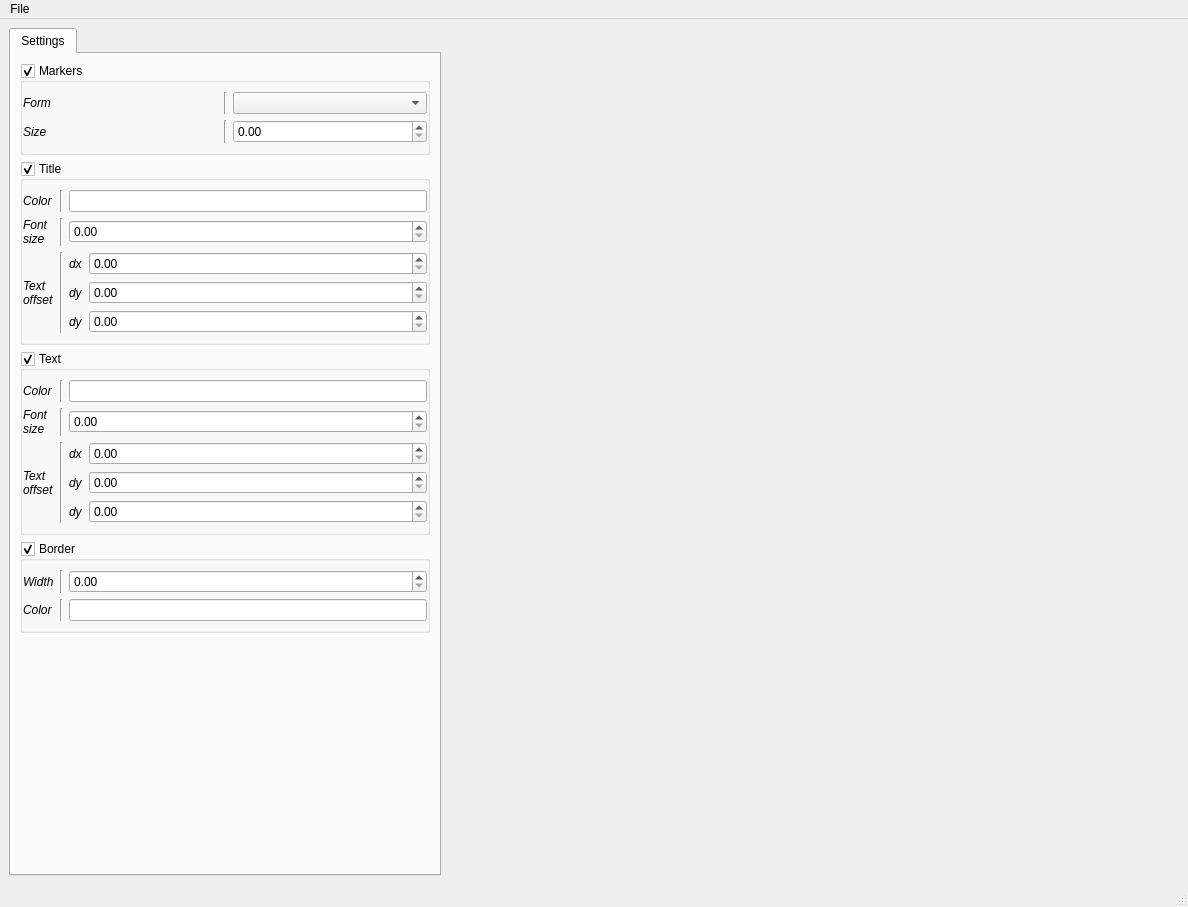
<?xml version="1.0" encoding="UTF-8"?>
<ui version="4.0">
 <class>MainWindow</class>
 <widget class="QMainWindow" name="MainWindow">
  <property name="windowModality">
   <enum>Qt::NonModal</enum>
  </property>
  <property name="enabled">
   <bool>true</bool>
  </property>
  <property name="geometry">
   <rect>
    <x>0</x>
    <y>0</y>
    <width>1188</width>
    <height>907</height>
   </rect>
  </property>
  <property name="font">
   <font>
    <stylestrategy>PreferDefault</stylestrategy>
    <kerning>true</kerning>
   </font>
  </property>
  <property name="windowTitle">
   <string>Topo</string>
  </property>
  <property name="tabShape">
   <enum>QTabWidget::Rounded</enum>
  </property>
  <widget class="QWidget" name="centralwidget">
   <layout class="QHBoxLayout" name="horizontalLayout_2">
    <property name="spacing">
     <number>0</number>
    </property>
    <property name="margin">
     <number>0</number>
    </property>
    <item>
     <widget class="QWidget" name="q_widget" native="true">
      <property name="sizePolicy">
       <sizepolicy hsizetype="Preferred" vsizetype="Preferred">
        <horstretch>0</horstretch>
        <verstretch>0</verstretch>
       </sizepolicy>
      </property>
      <property name="minimumSize">
       <size>
        <width>0</width>
        <height>0</height>
       </size>
      </property>
      <property name="maximumSize">
       <size>
        <width>450</width>
        <height>16777215</height>
       </size>
      </property>
      <layout class="QVBoxLayout" name="verticalLayout_4">
       <property name="sizeConstraint">
        <enum>QLayout::SetDefaultConstraint</enum>
       </property>
       <item>
        <widget class="QTabWidget" name="QuickSettings">
         <property name="maximumSize">
          <size>
           <width>16777215</width>
           <height>16777215</height>
          </size>
         </property>
         <property name="toolTip">
          <string>&lt;html&gt;&lt;head/&gt;&lt;body&gt;&lt;p&gt;&lt;br/&gt;&lt;/p&gt;&lt;/body&gt;&lt;/html&gt;</string>
         </property>
         <property name="autoFillBackground">
          <bool>false</bool>
         </property>
         <property name="tabShape">
          <enum>QTabWidget::Rounded</enum>
         </property>
         <property name="currentIndex">
          <number>0</number>
         </property>
         <property name="movable">
          <bool>true</bool>
         </property>
         <widget class="QWidget" name="q_Detection">
          <attribute name="title">
           <string>Settings</string>
          </attribute>
          <layout class="QVBoxLayout" name="verticalLayout_22">
           <item>
            <widget class="QGroupBox" name="groupBox_3">
             <property name="title">
              <string>Markers</string>
             </property>
             <property name="checkable">
              <bool>true</bool>
             </property>
             <layout class="QVBoxLayout" name="verticalLayout_3">
              <property name="leftMargin">
               <number>0</number>
              </property>
              <property name="rightMargin">
               <number>0</number>
              </property>
              <item>
               <layout class="QGridLayout" name="gridLayout_4">
                <property name="topMargin">
                 <number>0</number>
                </property>
                <item row="0" column="2">
                 <widget class="QComboBox" name="comboBox"/>
                </item>
                <item row="0" column="1">
                 <widget class="Line" name="line_6">
                  <property name="orientation">
                   <enum>Qt::Vertical</enum>
                  </property>
                 </widget>
                </item>
                <item row="0" column="0">
                 <widget class="QLabel" name="label_9">
                  <property name="font">
                   <font>
                    <italic>true</italic>
                   </font>
                  </property>
                  <property name="text">
                   <string>Form</string>
                  </property>
                 </widget>
                </item>
                <item row="1" column="0">
                 <widget class="QLabel" name="label_10">
                  <property name="font">
                   <font>
                    <italic>true</italic>
                   </font>
                  </property>
                  <property name="text">
                   <string>Size</string>
                  </property>
                 </widget>
                </item>
                <item row="1" column="2">
                 <widget class="QDoubleSpinBox" name="doubleSpinBox_6"/>
                </item>
                <item row="1" column="1">
                 <widget class="Line" name="line_7">
                  <property name="orientation">
                   <enum>Qt::Vertical</enum>
                  </property>
                 </widget>
                </item>
               </layout>
              </item>
             </layout>
            </widget>
           </item>
           <item>
            <widget class="QGroupBox" name="groupBox_4">
             <property name="title">
              <string>Title</string>
             </property>
             <property name="checkable">
              <bool>true</bool>
             </property>
             <layout class="QVBoxLayout" name="verticalLayout_5">
              <property name="leftMargin">
               <number>0</number>
              </property>
              <property name="rightMargin">
               <number>0</number>
              </property>
              <item>
               <layout class="QGridLayout" name="gridLayout_5">
                <item row="1" column="0">
                 <widget class="QLabel" name="label_11">
                  <property name="font">
                   <font>
                    <italic>true</italic>
                   </font>
                  </property>
                  <property name="text">
                   <string>Font
size</string>
                  </property>
                 </widget>
                </item>
                <item row="1" column="2">
                 <widget class="QDoubleSpinBox" name="doubleSpinBox_7"/>
                </item>
                <item row="2" column="0">
                 <widget class="QLabel" name="label_12">
                  <property name="font">
                   <font>
                    <italic>true</italic>
                   </font>
                  </property>
                  <property name="text">
                   <string>Text
offset</string>
                  </property>
                 </widget>
                </item>
                <item row="2" column="1">
                 <widget class="Line" name="line_8">
                  <property name="orientation">
                   <enum>Qt::Vertical</enum>
                  </property>
                 </widget>
                </item>
                <item row="2" column="2">
                 <layout class="QGridLayout" name="gridLayout_6">
                  <item row="1" column="0">
                   <widget class="QLabel" name="label_13">
                    <property name="font">
                     <font>
                      <italic>true</italic>
                     </font>
                    </property>
                    <property name="text">
                     <string>dy</string>
                    </property>
                   </widget>
                  </item>
                  <item row="0" column="1">
                   <widget class="QDoubleSpinBox" name="doubleSpinBox_8"/>
                  </item>
                  <item row="1" column="1">
                   <widget class="QDoubleSpinBox" name="doubleSpinBox_9"/>
                  </item>
                  <item row="2" column="1">
                   <widget class="QDoubleSpinBox" name="doubleSpinBox_10"/>
                  </item>
                  <item row="2" column="0">
                   <widget class="QLabel" name="label_14">
                    <property name="font">
                     <font>
                      <italic>true</italic>
                     </font>
                    </property>
                    <property name="text">
                     <string>dy</string>
                    </property>
                   </widget>
                  </item>
                  <item row="0" column="0">
                   <widget class="QLabel" name="label_15">
                    <property name="font">
                     <font>
                      <italic>true</italic>
                     </font>
                    </property>
                    <property name="text">
                     <string>dx</string>
                    </property>
                   </widget>
                  </item>
                  <item row="3" column="1">
                   <spacer name="horizontalSpacer_4">
                    <property name="orientation">
                     <enum>Qt::Horizontal</enum>
                    </property>
                    <property name="sizeType">
                     <enum>QSizePolicy::Expanding</enum>
                    </property>
                    <property name="sizeHint" stdset="0">
                     <size>
                      <width>40</width>
                      <height>0</height>
                     </size>
                    </property>
                   </spacer>
                  </item>
                 </layout>
                </item>
                <item row="0" column="2">
                 <widget class="QLineEdit" name="lineEdit_3"/>
                </item>
                <item row="0" column="0">
                 <widget class="QLabel" name="label_16">
                  <property name="font">
                   <font>
                    <italic>true</italic>
                   </font>
                  </property>
                  <property name="text">
                   <string>Color</string>
                  </property>
                 </widget>
                </item>
                <item row="0" column="1">
                 <widget class="Line" name="line_9">
                  <property name="orientation">
                   <enum>Qt::Vertical</enum>
                  </property>
                 </widget>
                </item>
                <item row="1" column="1">
                 <widget class="Line" name="line_10">
                  <property name="orientation">
                   <enum>Qt::Vertical</enum>
                  </property>
                 </widget>
                </item>
               </layout>
              </item>
             </layout>
            </widget>
           </item>
           <item>
            <widget class="QGroupBox" name="groupBox">
             <property name="title">
              <string>Text</string>
             </property>
             <property name="checkable">
              <bool>true</bool>
             </property>
             <layout class="QVBoxLayout" name="verticalLayout">
              <property name="leftMargin">
               <number>0</number>
              </property>
              <property name="rightMargin">
               <number>0</number>
              </property>
              <item>
               <layout class="QGridLayout" name="gridLayout">
                <item row="1" column="0">
                 <widget class="QLabel" name="label">
                  <property name="font">
                   <font>
                    <italic>true</italic>
                   </font>
                  </property>
                  <property name="text">
                   <string>Font
size</string>
                  </property>
                 </widget>
                </item>
                <item row="1" column="2">
                 <widget class="QDoubleSpinBox" name="doubleSpinBox"/>
                </item>
                <item row="2" column="0">
                 <widget class="QLabel" name="label_2">
                  <property name="font">
                   <font>
                    <italic>true</italic>
                   </font>
                  </property>
                  <property name="text">
                   <string>Text
offset</string>
                  </property>
                 </widget>
                </item>
                <item row="2" column="1">
                 <widget class="Line" name="line_2">
                  <property name="orientation">
                   <enum>Qt::Vertical</enum>
                  </property>
                 </widget>
                </item>
                <item row="2" column="2">
                 <layout class="QGridLayout" name="gridLayout_2">
                  <item row="1" column="0">
                   <widget class="QLabel" name="label_4">
                    <property name="font">
                     <font>
                      <italic>true</italic>
                     </font>
                    </property>
                    <property name="text">
                     <string>dy</string>
                    </property>
                   </widget>
                  </item>
                  <item row="0" column="1">
                   <widget class="QDoubleSpinBox" name="doubleSpinBox_2"/>
                  </item>
                  <item row="1" column="1">
                   <widget class="QDoubleSpinBox" name="doubleSpinBox_3"/>
                  </item>
                  <item row="2" column="1">
                   <widget class="QDoubleSpinBox" name="doubleSpinBox_4"/>
                  </item>
                  <item row="2" column="0">
                   <widget class="QLabel" name="label_5">
                    <property name="font">
                     <font>
                      <italic>true</italic>
                     </font>
                    </property>
                    <property name="text">
                     <string>dy</string>
                    </property>
                   </widget>
                  </item>
                  <item row="0" column="0">
                   <widget class="QLabel" name="label_3">
                    <property name="font">
                     <font>
                      <italic>true</italic>
                     </font>
                    </property>
                    <property name="text">
                     <string>dx</string>
                    </property>
                   </widget>
                  </item>
                  <item row="3" column="1">
                   <spacer name="horizontalSpacer_3">
                    <property name="orientation">
                     <enum>Qt::Horizontal</enum>
                    </property>
                    <property name="sizeType">
                     <enum>QSizePolicy::Expanding</enum>
                    </property>
                    <property name="sizeHint" stdset="0">
                     <size>
                      <width>40</width>
                      <height>0</height>
                     </size>
                    </property>
                   </spacer>
                  </item>
                 </layout>
                </item>
                <item row="0" column="2">
                 <widget class="QLineEdit" name="lineEdit_2"/>
                </item>
                <item row="0" column="0">
                 <widget class="QLabel" name="label_8">
                  <property name="font">
                   <font>
                    <italic>true</italic>
                   </font>
                  </property>
                  <property name="text">
                   <string>Color</string>
                  </property>
                 </widget>
                </item>
                <item row="0" column="1">
                 <widget class="Line" name="line_5">
                  <property name="orientation">
                   <enum>Qt::Vertical</enum>
                  </property>
                 </widget>
                </item>
                <item row="1" column="1">
                 <widget class="Line" name="line">
                  <property name="orientation">
                   <enum>Qt::Vertical</enum>
                  </property>
                 </widget>
                </item>
               </layout>
              </item>
             </layout>
            </widget>
           </item>
           <item>
            <widget class="QGroupBox" name="groupBox_2">
             <property name="title">
              <string>Border</string>
             </property>
             <property name="checkable">
              <bool>true</bool>
             </property>
             <layout class="QVBoxLayout" name="verticalLayout_2">
              <property name="leftMargin">
               <number>0</number>
              </property>
              <property name="rightMargin">
               <number>0</number>
              </property>
              <item>
               <layout class="QGridLayout" name="gridLayout_3">
                <item row="1" column="2">
                 <widget class="QLineEdit" name="lineEdit"/>
                </item>
                <item row="1" column="0">
                 <widget class="QLabel" name="label_6">
                  <property name="font">
                   <font>
                    <italic>true</italic>
                   </font>
                  </property>
                  <property name="text">
                   <string>Color</string>
                  </property>
                 </widget>
                </item>
                <item row="1" column="1">
                 <widget class="Line" name="line_4">
                  <property name="orientation">
                   <enum>Qt::Vertical</enum>
                  </property>
                 </widget>
                </item>
                <item row="0" column="0">
                 <widget class="QLabel" name="label_7">
                  <property name="font">
                   <font>
                    <italic>true</italic>
                   </font>
                  </property>
                  <property name="text">
                   <string>Width</string>
                  </property>
                 </widget>
                </item>
                <item row="0" column="1">
                 <widget class="Line" name="line_3">
                  <property name="orientation">
                   <enum>Qt::Vertical</enum>
                  </property>
                 </widget>
                </item>
                <item row="0" column="2">
                 <widget class="QDoubleSpinBox" name="doubleSpinBox_5"/>
                </item>
               </layout>
              </item>
             </layout>
            </widget>
           </item>
           <item>
            <spacer name="verticalSpacer">
             <property name="orientation">
              <enum>Qt::Vertical</enum>
             </property>
             <property name="sizeHint" stdset="0">
              <size>
               <width>20</width>
               <height>40</height>
              </size>
             </property>
            </spacer>
           </item>
          </layout>
         </widget>
        </widget>
       </item>
      </layout>
     </widget>
    </item>
    <item>
     <layout class="QVBoxLayout" name="_TopoLayout">
      <item>
       <spacer name="horizontalSpacer">
        <property name="orientation">
         <enum>Qt::Horizontal</enum>
        </property>
        <property name="sizeHint" stdset="0">
         <size>
          <width>40</width>
          <height>20</height>
         </size>
        </property>
       </spacer>
      </item>
     </layout>
    </item>
   </layout>
  </widget>
  <widget class="QMenuBar" name="menubar">
   <property name="geometry">
    <rect>
     <x>0</x>
     <y>0</y>
     <width>1188</width>
     <height>25</height>
    </rect>
   </property>
   <widget class="QMenu" name="menuFile">
    <property name="title">
     <string>File</string>
    </property>
    <addaction name="menuScreenshot"/>
   </widget>
   <addaction name="menuFile"/>
  </widget>
  <widget class="QStatusBar" name="statusbar"/>
  <action name="actionSave">
   <property name="text">
    <string>Save</string>
   </property>
  </action>
  <action name="actionLoad">
   <property name="text">
    <string>Load</string>
   </property>
  </action>
  <action name="actionCortical_repartition">
   <property name="text">
    <string>Cortical repartition</string>
   </property>
  </action>
  <action name="actionCortical">
   <property name="text">
    <string>Cortical</string>
   </property>
  </action>
  <action name="actionSagittal">
   <property name="text">
    <string>Sagittal</string>
   </property>
  </action>
  <action name="actionAxial">
   <property name="text">
    <string>Axial</string>
   </property>
  </action>
  <action name="actionCamera">
   <property name="text">
    <string>Camera</string>
   </property>
  </action>
  <action name="actionLeft">
   <property name="text">
    <string>Left</string>
   </property>
  </action>
  <action name="actionRight">
   <property name="text">
    <string>Right</string>
   </property>
  </action>
  <action name="menuDispSettings">
   <property name="checkable">
    <bool>true</bool>
   </property>
   <property name="checked">
    <bool>true</bool>
   </property>
   <property name="text">
    <string>Quick settings</string>
   </property>
   <property name="shortcut">
    <string>Ctrl+D</string>
   </property>
  </action>
  <action name="actionClose">
   <property name="text">
    <string>Close</string>
   </property>
   <property name="shortcut">
    <string>Ctrl+Q</string>
   </property>
  </action>
  <action name="actionProjection">
   <property name="text">
    <string>Projection</string>
   </property>
   <property name="toolTip">
    <string>&lt;html&gt;&lt;head/&gt;&lt;body&gt;&lt;p&gt;Find all vertices under a distance of t_radius with each source and project s_data to the surface&lt;/p&gt;&lt;/body&gt;&lt;/html&gt;</string>
   </property>
   <property name="shortcut">
    <string>Ctrl+P</string>
   </property>
  </action>
  <action name="actionRepartition">
   <property name="text">
    <string>Repartition</string>
   </property>
   <property name="shortcut">
    <string>Ctrl+R</string>
   </property>
  </action>
  <action name="actionShortcuts">
   <property name="checkable">
    <bool>true</bool>
   </property>
   <property name="text">
    <string>Shortcuts</string>
   </property>
   <property name="shortcut">
    <string>Ctrl+T</string>
   </property>
  </action>
  <action name="actionUi_settings">
   <property name="checkable">
    <bool>true</bool>
   </property>
   <property name="checked">
    <bool>false</bool>
   </property>
   <property name="text">
    <string>Ui settings</string>
   </property>
  </action>
  <action name="actionNdPlt">
   <property name="checkable">
    <bool>true</bool>
   </property>
   <property name="text">
    <string>Nd-plot</string>
   </property>
  </action>
  <action name="actionOnedPlt">
   <property name="checkable">
    <bool>true</bool>
   </property>
   <property name="text">
    <string>1d-plot</string>
   </property>
  </action>
  <action name="actionImage">
   <property name="checkable">
    <bool>true</bool>
   </property>
   <property name="text">
    <string>Image</string>
   </property>
  </action>
  <action name="actionColormap">
   <property name="checkable">
    <bool>true</bool>
   </property>
   <property name="text">
    <string>Colormap</string>
   </property>
  </action>
  <action name="menuShortcut">
   <property name="text">
    <string>Shortcuts</string>
   </property>
   <property name="shortcut">
    <string>Ctrl+T</string>
   </property>
  </action>
  <action name="menuDocumentation">
   <property name="text">
    <string>Documentation</string>
   </property>
   <property name="shortcut">
    <string>Ctrl+E</string>
   </property>
  </action>
  <action name="actionScreenshot">
   <property name="text">
    <string>Screenshot</string>
   </property>
   <property name="shortcut">
    <string>Ctrl+N</string>
   </property>
  </action>
  <action name="actionSave_hypnogram">
   <property name="text">
    <string>Save hypnogram data</string>
   </property>
  </action>
  <action name="actionSave_infos">
   <property name="text">
    <string>Save infos table</string>
   </property>
  </action>
  <action name="actionSave_scoring">
   <property name="text">
    <string>Save scoring table</string>
   </property>
  </action>
  <action name="actionSave_detection">
   <property name="text">
    <string>Save detection table</string>
   </property>
  </action>
  <action name="actionSave_all">
   <property name="text">
    <string>Save all</string>
   </property>
  </action>
  <action name="menuExit">
   <property name="text">
    <string>Exit</string>
   </property>
   <property name="shortcut">
    <string>Ctrl+Q</string>
   </property>
  </action>
  <action name="actionLoad_hypnogram">
   <property name="text">
    <string>Load hypnogram</string>
   </property>
  </action>
  <action name="menuSaveInfoTable">
   <property name="text">
    <string>Stats info table</string>
   </property>
  </action>
  <action name="menuSaveScoringTable">
   <property name="text">
    <string>Scoring table</string>
   </property>
  </action>
  <action name="actionAll">
   <property name="text">
    <string>All</string>
   </property>
   <property name="shortcut">
    <string>Ctrl+S</string>
   </property>
  </action>
  <action name="menuLoadHypno">
   <property name="text">
    <string>Hypnogram</string>
   </property>
  </action>
  <action name="menuLoadData">
   <property name="enabled">
    <bool>false</bool>
   </property>
   <property name="text">
    <string>Data</string>
   </property>
  </action>
  <action name="actionHypnogram_figure">
   <property name="text">
    <string>Hypnogram figure</string>
   </property>
  </action>
  <action name="menuLoadConfig">
   <property name="text">
    <string>GUI config</string>
   </property>
  </action>
  <action name="menuSaveConfig">
   <property name="text">
    <string>GUI config</string>
   </property>
  </action>
  <action name="menuDownload_pdf_doc">
   <property name="text">
    <string>Download pdf doc</string>
   </property>
  </action>
  <action name="menuSaveHypnogramFigure">
   <property name="text">
    <string>Figure</string>
   </property>
  </action>
  <action name="menuSaveHypnogramData">
   <property name="text">
    <string>Data</string>
   </property>
  </action>
  <action name="menuSaveDetectAll">
   <property name="text">
    <string>All detections</string>
   </property>
  </action>
  <action name="menuSaveDetectSelected">
   <property name="text">
    <string>Selected detection</string>
   </property>
  </action>
  <action name="menuSaveScreenshotEntire">
   <property name="text">
    <string>Entire window</string>
   </property>
  </action>
  <action name="menuSaveScreenshotSelected">
   <property name="enabled">
    <bool>false</bool>
   </property>
   <property name="text">
    <string>Selected canvas</string>
   </property>
  </action>
  <action name="menuLoadDetectAll">
   <property name="text">
    <string>All</string>
   </property>
  </action>
  <action name="menuLoadDetectSelect">
   <property name="text">
    <string>Selected</string>
   </property>
  </action>
  <action name="menuDispSpec">
   <property name="checkable">
    <bool>true</bool>
   </property>
   <property name="checked">
    <bool>true</bool>
   </property>
   <property name="text">
    <string>Spectrogram</string>
   </property>
   <property name="shortcut">
    <string>S</string>
   </property>
  </action>
  <action name="menuDispHypno">
   <property name="checkable">
    <bool>true</bool>
   </property>
   <property name="checked">
    <bool>true</bool>
   </property>
   <property name="text">
    <string>Hypnogram</string>
   </property>
   <property name="shortcut">
    <string>H</string>
   </property>
  </action>
  <action name="menuDispNavbar">
   <property name="checkable">
    <bool>true</bool>
   </property>
   <property name="checked">
    <bool>true</bool>
   </property>
   <property name="text">
    <string>Navigation bar</string>
   </property>
   <property name="shortcut">
    <string>P</string>
   </property>
  </action>
  <action name="menuDispTimeax">
   <property name="checkable">
    <bool>true</bool>
   </property>
   <property name="checked">
    <bool>true</bool>
   </property>
   <property name="text">
    <string>Time axis</string>
   </property>
   <property name="shortcut">
    <string>X</string>
   </property>
  </action>
  <action name="menuDispTopo">
   <property name="checkable">
    <bool>true</bool>
   </property>
   <property name="text">
    <string>Topoplot</string>
   </property>
   <property name="shortcut">
    <string>T</string>
   </property>
  </action>
  <action name="menuDispIndic">
   <property name="checkable">
    <bool>true</bool>
   </property>
   <property name="checked">
    <bool>true</bool>
   </property>
   <property name="text">
    <string>Time indicators</string>
   </property>
   <property name="shortcut">
    <string>I</string>
   </property>
  </action>
  <action name="actionZoom_mode">
   <property name="checkable">
    <bool>true</bool>
   </property>
   <property name="text">
    <string>Zoom mode</string>
   </property>
   <property name="shortcut">
    <string>Z</string>
   </property>
  </action>
  <action name="menuDispZoom">
   <property name="checkable">
    <bool>true</bool>
   </property>
   <property name="text">
    <string>Zoom mode</string>
   </property>
   <property name="shortcut">
    <string>Z</string>
   </property>
  </action>
  <action name="menuSettingCleanHyp">
   <property name="text">
    <string>Clean hypnogram</string>
   </property>
  </action>
  <action name="menuSaveAnnotations">
   <property name="text">
    <string>Annotation</string>
   </property>
  </action>
  <action name="menuLoadAnnotations">
   <property name="text">
    <string>Annotations</string>
   </property>
  </action>
  <action name="menuScreenshot">
   <property name="text">
    <string>Screenshot</string>
   </property>
  </action>
 </widget>
 <resources/>
 <connections/>
</ui>
